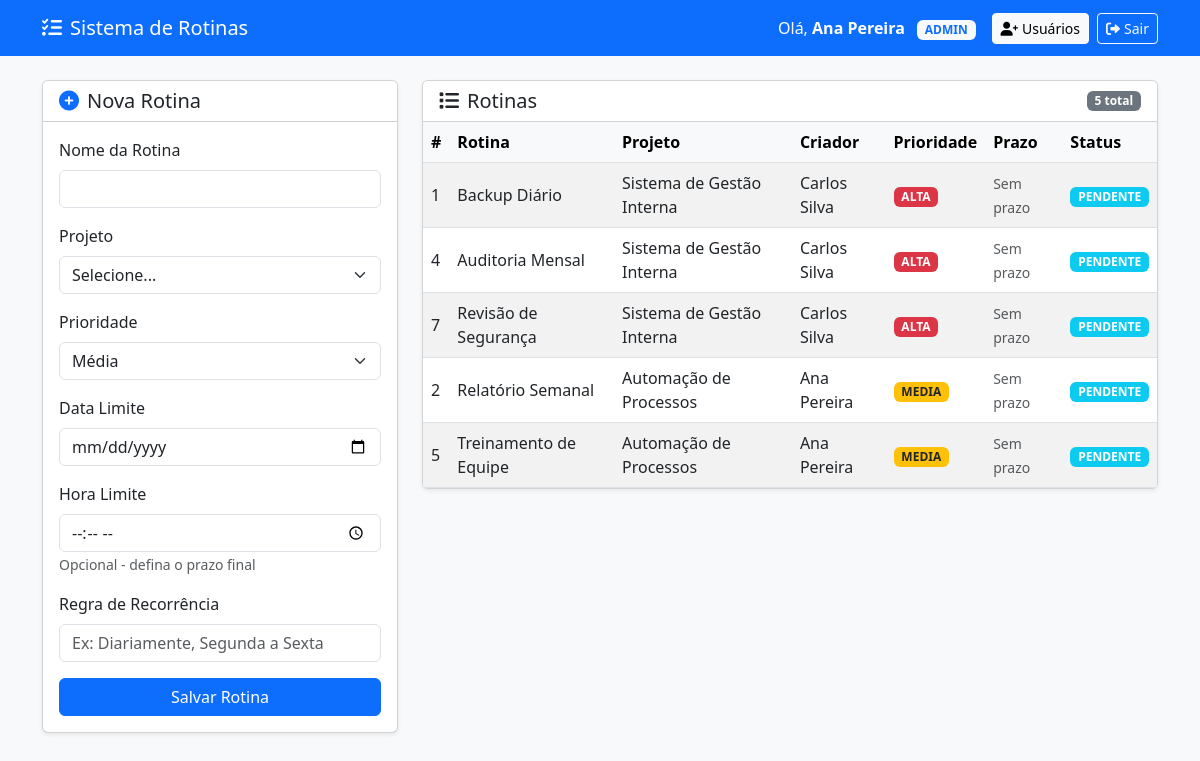
The page /php/interface.php (signed in) on the database as committed earlier.
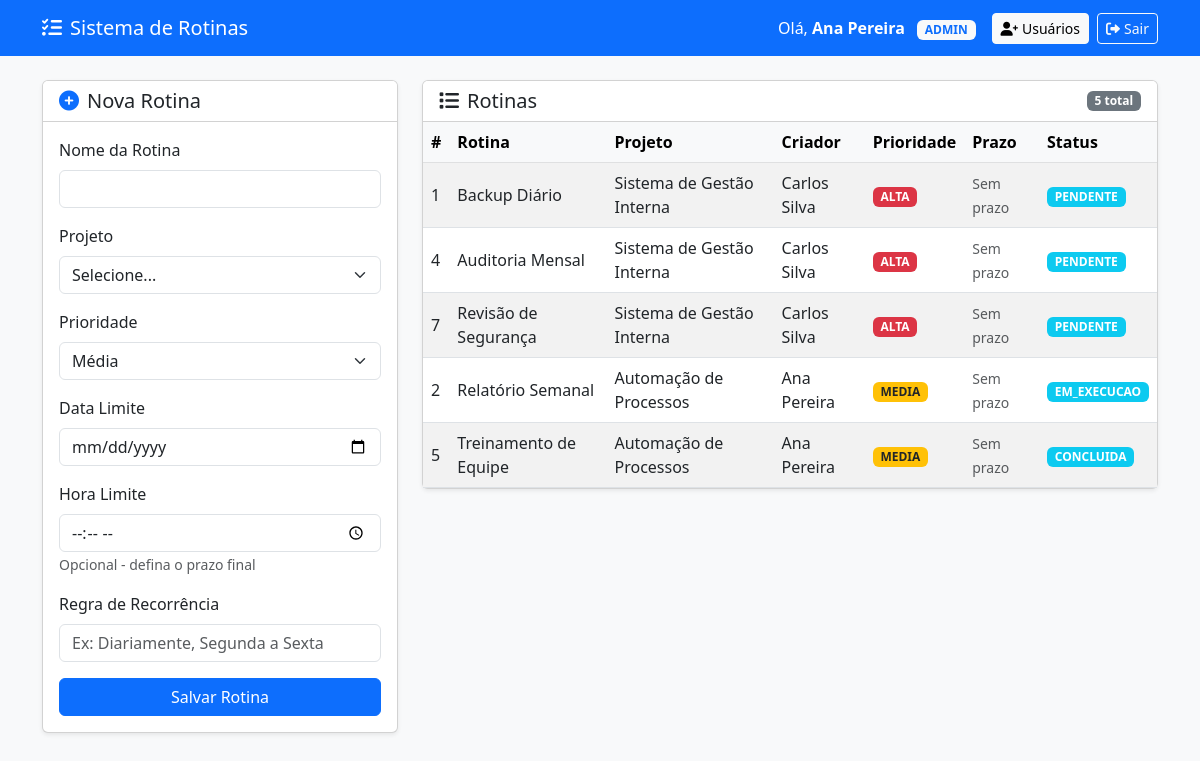
The same page on the database as committed later.
### tables this page shows
CREATE TABLE `rotina` (
  `idRotina` int(11) NOT NULL,
  `idProjeto` int(11) NOT NULL,
  `idCriador` int(11) NOT NULL,
  `nome` varchar(255) NOT NULL,
  `dataHoraCriacao` datetime DEFAULT current_timestamp(),
  `dataConclusao` date DEFAULT NULL,
  `dataLimite` timestamp NULL DEFAULT NULL,
  `horaConclusao` time DEFAULT NULL,
  `recorrente` tinyint(1) DEFAULT 0,
  `recorrenciaRegra` varchar(255) DEFAULT NULL,
  `status` enum('PENDENTE','EM_EXECUCAO','CONCLUIDA','CANCELADA') NOT NULL DEFAULT 'PENDENTE',
  `prioridade` enum('BAIXA','MEDIA','ALTA') NOT NULL DEFAULT 'MEDIA',
  `ultimaModificacao` timestamp NOT NULL DEFAULT current_timestamp() ON UPDATE current_timestamp()
);

CREATE TABLE `projeto` (
  `idProjeto` int(11) NOT NULL,
  `idCriador` int(11) NOT NULL,
  `nome` varchar(255) NOT NULL
);

CREATE TABLE `usuario` (
  `idUsuario` int(11) NOT NULL,
  `idEmpresa` int(11) NOT NULL,
  `nome` varchar(255) NOT NULL,
  `cpf` varchar(14) NOT NULL,
  `email` varchar(255) NOT NULL,
  `senhaHash` varchar(255) NOT NULL,
  `nivel` enum('MASTER','ADMIN','FUNCIONARIO') NOT NULL,
  `status` enum('ATIVO','INATIVO','BLOQUEADO') NOT NULL DEFAULT 'ATIVO',
  `segredo2FA` varchar(255) DEFAULT NULL,
  `dataHoraInsercao` datetime DEFAULT current_timestamp()
);

### php/interface.php (the view, shortened to what this page needs)
<?php
require_once 'conexao.php';
$idEmpresa = $_SESSION['idEmpresa'];
$sqlListagem = "
    SELECT r.*, p.nome AS nome_projeto, u.nome AS nome_criador
    FROM Rotina r
    JOIN Projeto p ON r.idProjeto = p.idProjeto
    JOIN Usuario uc ON p.idCriador = uc.idUsuario
    JOIN Usuario u ON r.idCriador = u.idUsuario
    WHERE uc.idEmpresa = :idEmpresa
    ORDER BY r.dataHoraCriacao DESC
";
$stmt = $pdo->prepare($sqlListagem);
$stmt->execute([':idEmpresa' => $idEmpresa]);
$rotinas = $stmt->fetchAll(PDO::FETCH_ASSOC);
?>
<!DOCTYPE html>
<html lang="pt-br">
<head>
    <link href="https://cdn.jsdelivr.net/npm/bootstrap@5.3.0/dist/css/bootstrap.min.css" rel="stylesheet">
    <link href="https://cdnjs.cloudflare.com/ajax/libs/font-awesome/6.0.0/css/all.min.css" rel="stylesheet">
</head>
<body class="bg-light">
<nav class="navbar navbar-expand-lg navbar-dark bg-primary mb-4">
    <div class="container">
        <a class="navbar-brand" href="#"><i class="fas fa-tasks me-2"></i>Sistema de Rotinas</a>
        <div class="d-flex align-items-center">
            <span class="text-white me-3">
                Olá, <strong><?= $_SESSION['nome'] ?></strong>
                <span class="badge bg-light text-primary ms-2"><?= $_SESSION['nivel'] ?></span>
            </span>
            <?php if ($_SESSION['nivel'] == 'ADMIN' || $_SESSION['nivel'] == 'MASTER'): ?>
                <a href="cadastro_usuario.php" class="btn btn-light btn-sm me-2">
                    <i class="fas fa-user-plus me-1"></i>Usuários
                </a>
            <?php endif; ?>
            <a href="logout.php" class="btn btn-outline-light btn-sm">
                <i class="fas fa-sign-out-alt me-1"></i>Sair
            </a>
        </div>
    </div>
</nav>
<div class="container">
    <div class="row">
        <div class="col-md-4">
            <div class="card shadow-sm mb-4">
                <div class="card-header bg-white">
                    <h5 class="card-title mb-0">
                        <i class="fas fa-plus-circle text-primary me-2"></i>Nova Rotina
                    </h5>
                </div>
                <div class="card-body">
                    <form method="POST">
                        <div class="mb-3">
                            <label class="form-label">Nome da Rotina</label>
                            <input type="text" name="nome" class="form-control" required>
                        </div>
                        <div class="mb-3">
                            <label class="form-label">Projeto</label>
                            <select name="idProjeto" class="form-select" required>
                                <option value="">Selecione...</option>
                            </select>
                        </div>
                        <div class="mb-3">
                            <label class="form-label">Prioridade</label>
                            <select name="prioridade" class="form-select">
                                <option value="MEDIA" selected>Média</option>
                            </select>
                        </div>
                        <div class="mb-3">
                            <label class="form-label">Data Limite</label>
                            <input type="date" name="dataLimite" class="form-control">
                        </div>
                        <div class="mb-3">
                            <label class="form-label">Hora Limite</label>
                            <input type="time" name="horaLimite" class="form-control">
                            <small class="text-muted">Opcional - defina o prazo final</small>
                        </div>
                        <div class="mb-3">
                            <label class="form-label">Regra de Recorrência</label>
                            <input type="text" name="recorrencia" class="form-control" placeholder="Ex: Diariamente, Segunda a Sexta">
                        </div>
                        <div class="d-grid">
                            <button type="submit" class="btn btn-primary">Salvar Rotina</button>
                        </div>
                    </form>
                </div>
            </div>
        </div>
        <div class="col-md-8">
            <div class="card shadow-sm">
                <div class="card-header bg-white d-flex justify-content-between align-items-center">
                    <h5 class="card-title mb-0"><i class="fas fa-list me-2"></i>Rotinas</h5>
                    <span class="badge bg-secondary"><?= count($rotinas) ?> total</span>
                </div>
                <div class="table-responsive">
                    <table class="table table-hover table-striped mb-0">
                        <thead class="table-light">
                            <tr>
                                <th>#</th>
                                <th>Rotina</th>
                                <th>Projeto</th>
                                <th>Criador</th>
                                <th>Prioridade</th>
                                <th>Prazo</th>
                                <th>Status</th>
                            </tr>
                        </thead>
                        <tbody>
                        <?php if ($rotinas): ?>
                            <?php foreach ($rotinas as $r): ?>
                                <tr>
                                    <td><?= $r['idRotina'] ?></td>
                                    <td><?= htmlspecialchars($r['nome']) ?></td>
                                    <td><?= htmlspecialchars($r['nome_projeto']) ?></td>
                                    <td><?= htmlspecialchars($r['nome_criador']) ?></td>
                                    <td>
                                        <?php
                                            $class = [
                                                'ALTA' => 'bg-danger',
                                                'MEDIA' => 'bg-warning text-dark',
                                                'BAIXA' => 'bg-success'
                                            ][$r['prioridade']] ?? 'bg-secondary';
                                        ?>
                                        <span class="badge <?= $class ?>"><?= $r['prioridade'] ?></span>
                                    </td>
                                    <td>
                                        <?php if ($r['dataLimite']): ?>
                                            <?php
                                                $dataLimite = new DateTime($r['dataLimite']);
                                                $agora = new DateTime();
                                                $diff = $agora->diff($dataLimite);
                                                $diasRestantes = ($dataLimite > $agora) ? $diff->days : -$diff->days;
                                                if ($diasRestantes < 0) {
                                                    $prazoClass = 'text-danger fw-bold';
                                                    $prazoIcon = 'fa-exclamation-triangle';
                                                } elseif ($diasRestantes <= 2) {
                                                    $prazoClass = 'text-warning fw-bold';
                                                    $prazoIcon = 'fa-clock';
                                                } else {
                                                    $prazoClass = 'text-muted';
                                                    $prazoIcon = 'fa-calendar';
                                                }
                                            ?>
                                            <small class="<?= $prazoClass ?>">
                                                <i class="fas <?= $prazoIcon ?> me-1"></i>
                                                <?= $dataLimite->format('d/m/Y H:i') ?>
                                            </small>
                                        <?php else: ?>
                                            <small class="text-muted">Sem prazo</small>
                                        <?php endif; ?>
                                    </td>
                                    <td><span class="badge bg-info"><?= $r['status'] ?></span></td>
                                </tr>
                            <?php endforeach; ?>
                        <?php endif; ?>
                        </tbody>
                    </table>
                </div>
            </div>
        </div>
    </div>
</div>
</body>
</html>

### php/interface.php (style rules this page uses)
.table td { vertical-align: middle; }

Rows that differ between the two databases and show on the page:
changed rotina "Relatório Semanal": status "PENDENTE" → "EM_EXECUCAO"
changed rotina "Treinamento de Equipe": status "PENDENTE" → "CONCLUIDA"
